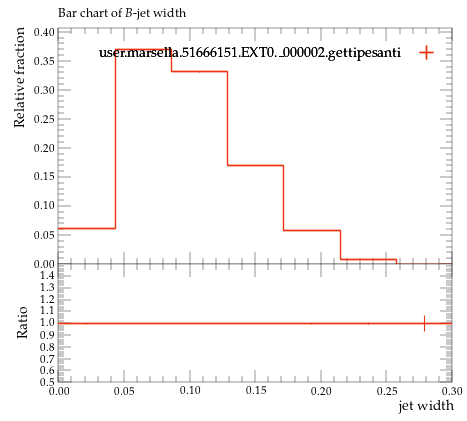

Generate this figure with Python:
#! /usr/bin/env python

# This Python script was auto-generated using YODA v2.0.2.
# Analysis object: /MC_HFDECAYS/width_B_jet
# Timestamp: 24-07-2026 (16:40:06)

import matplotlib as mpl
import matplotlib.pyplot as plt
mpl.use('Agg') # comment out for interactive use
import os
import numpy as np

plotDir = os.path.split(os.path.realpath(__file__))[0]
if 'YODA_USER_PLOT_PATH' in globals():
    plot_outdir = globals()['YODA_USER_PLOT_PATH']
else:
    plot_outdir = plotDir

#plot style
plt.style.use(os.path.join(plotDir, '../default.mplstyle'))
# plot metadata
figW, figH = plt.rcParams['figure.figsize']
ax_xLabel = r'jet width'
ax_yLabel = r'Relative fraction'
ax_title  = r'Bar chart of $B$-jet width'
ax_xScale = 'linear'
ax_yScale = 'linear'
xLims = (0.0, 0.3)
yLims = (0.0, 0.40672962)

# TeX-friendly labels for the legend
labels = {
    'legend' : ([ r"user.marsella.51666151.EXT0.\_000002.gettipesanti" ], r""),
}

# Adjust canvas width and height
canvasW = 10.0
canvasH = 9.0
figW *= canvasW/10.
figH *= canvasH/9.

# Create figure and axis objects
fig, (ax, ratio0_ax) = plt.subplots(2, 1, sharex=True,
                  figsize=(figW,figH), gridspec_kw={'height_ratios': (6.0, 3.0)})

# Set figure margins
plt.subplots_adjust(
    left   = 1.0 * plt.rcParams['figure.subplot.left'],
    right  = 1.0 * plt.rcParams['figure.subplot.right'],
    top    = 1.0 * plt.rcParams['figure.subplot.top'],
    bottom = 1.0 * plt.rcParams['figure.subplot.bottom'])

ratio0_ax.yaxis.set_major_locator(mpl.ticker.MultipleLocator(0.1))
ratio0_ax.set_ylim(0.5, 1.4999)
ratio0_ax.set_ylabel('Ratio')

# the numerical data is stored in a separate file
dataf = dict()
prefix = os.path.split(__file__)[0]
if prefix:    prefix = prefix + '/'
exec(open(prefix+'width_B_jet__data.py').read(), dataf)


legend_handles = dict() # keep track of handles for the legend

# style options for curves
# starts at zorder>=5 to draw curve on top of legend
styles = {
  'user.marsella.51666151.EXT0._000002.gettipesanti.yoda.gz': {
    'color' : '#EE3311',
    'linestyle' : '-',
    'linewidth' : 1,
    'marker' : 'none',
    'markersize' : 2,
    'capsize' : 0.0,
    'zorder' : 5,
    'histstyle' : 1,
    'drawstyle' : 'steps-pre',
    'xerrorbars' : 1,
    'yerrorbars' : 1,
    'fillcolor' : None,
    'fillopacity' : 1.0,
    'ratio0_linestyle' : '-',
    'ratio0_linewidth' : 1,
    'ratio0_marker' : 'none',
    'ratio0_markersize' : 2,
    'ratio0_capsize' : 0.0,
    'ratio0_zorder' : 5,
    'ratio0_histstyle' : 1,
    'ratio0_drawstyle' : 'steps-pre',
    'ratio0_xerrorbars' : 1,
    'ratio0_yerrorbars' : 1,
  },
}

# curve from input yoda files in main panel
for label, yvals in dataf['yvals'].items():
    if all(np.isnan(v) for v in dataf['yvals'][label]):
        continue
    tmp = None
    if styles[label]['histstyle']: # draw as histogram
        xpos = dataf['xedges'][label] if styles[label]['drawstyle'] else dataf['xpoints'][label]
        ypos = np.insert(yvals, 0, yvals[0]) if styles[label]['drawstyle'] else yvals
        if styles[label]['fillcolor']: # fill area below curve
            ax.fill_between(xpos, ypos, step='pre',
                            color=styles[label]['fillcolor'],
                            alpha=styles[label]['fillopacity'])
        tmp, = ax.plot(xpos, ypos,
                       color=styles[label]['color'],
                       linestyle=styles[label]['linestyle'],
                       linewidth=styles[label]['linewidth'],
                       drawstyle=styles[label]['drawstyle'], solid_joinstyle='miter',
                       zorder=styles[label]['zorder'], label=label)
    tmp = ax.errorbar(dataf['xpoints'][label], yvals,
                      xerr=np.array(dataf['xerrs'][label])*styles[label]['xerrorbars'],
                      yerr=np.array(dataf['yerrs'][label])*styles[label]['yerrorbars'],
                      fmt=styles[label]['marker'], capsize=styles[label]['capsize'],
                      markersize=styles[label]['markersize'],
                      ecolor=styles[label]['color'],
                      color=styles[label]['color'], zorder=styles[label]['zorder'])
    tmp[-1][0].set_linestyle(styles[label]['linestyle'])
    tmp[-1][0].set_linewidth(styles[label]['linewidth'])
    if label in dataf['add_legend_handle']:  legend_handles[label] = tmp
    for varLabel in dataf['variation_yvals'].keys():
        if varLabel.startswith(label):
            tmp, = ax.plot(dataf['xedges'][label], dataf['variation_yvals'][varLabel],
                           color=styles[label]['color'],
                           linestyle=styles[label]['linestyle'],
                           linewidth=styles[label]['linewidth'],
                           drawstyle='steps-pre', solid_joinstyle='miter',
                           zorder=styles[label]['zorder'], alpha=0.5)


# plots on ratio panel
# curve from input yoda files in ratio panel
for label, yvals in dataf['ratio0_yvals'].items():
    if all(np.isnan(v) for v in yvals):
        continue
    if styles[label]['ratio0_histstyle']: # plot as histogram
        xpos = dataf['xedges']['user.marsella.51666151.EXT0._000002.gettipesanti.yoda.gz'] if styles[label]['ratio0_drawstyle'] else dataf['xpoints']['user.marsella.51666151.EXT0._000002.gettipesanti.yoda.gz']
        ypos = np.insert(yvals, 0, yvals[0]) if styles[label]['ratio0_drawstyle'] else yvals
        ratio0_ax.plot(xpos, ypos,
                       color=styles[label]['color'],
                       linewidth=styles[label]['linewidth'],
                       linestyle=styles[label]['ratio0_linestyle'],
                       drawstyle=styles[label]['ratio0_drawstyle'], zorder=styles[label]['zorder'],
                       solid_joinstyle='miter')
    tmp = ratio0_ax.errorbar(dataf['xpoints']['user.marsella.51666151.EXT0._000002.gettipesanti.yoda.gz'], yvals,
                             xerr=np.array(dataf['ref_xerrs'])*styles[label]['ratio0_xerrorbars'],
                             yerr=np.array(dataf['ratio0_yerrs'][label])*styles[label]['ratio0_yerrorbars'],
                             fmt=styles[label]['ratio0_marker'], capsize=styles[label]['ratio0_capsize'],
                             markersize=styles[label]['ratio0_markersize'],
                             ecolor=styles[label]['color'],
                             color=styles[label]['color'])
    tmp[-1][0].set_linestyle(styles[label]['ratio0_linestyle'])
    tmp[-1][0].set_linewidth(styles[label]['ratio0_linewidth'])

    for varlabel in dataf['ratio0_variation_vals'].keys():
        if varlabel.startswith(label):
            ratio0_ax.plot(dataf['xedges']['user.marsella.51666151.EXT0._000002.gettipesanti.yoda.gz'],
                            dataf['ratio0_variation_vals'][varlabel],
                            color=styles[label]['color'],
                            linestyle=styles[label]['linestyle'],
                            linewidth=styles[label]['linewidth'],
                            drawstyle='steps-pre', solid_joinstyle='miter',
                            zorder=1, alpha=0.5)

legend_items = list(legend_handles.values())
ax.add_artist(ax.legend(legend_items,
                        labels['legend'][0],
                        title=labels['legend'][1],
                        alignment='right',
                        loc='upper right',
                        bbox_to_anchor=(1.0, 0.97),markerfirst=False))

# set plot metadata as defined above
ratio0_ax.set_xlabel(ax_xLabel)
ratio0_ax.xaxis.set_label_coords(1., -0.15)
ax.set_ylabel(ax_yLabel, ha='right', va='top')
ax.yaxis.set_label_coords(-0.11, 1.0)
ax.set_title(ax_title, loc='left')
ax.set_xscale(ax_xScale)
ax.set_yscale(ax_yScale)
ax.set_xlim(xLims)
ax.set_ylim(yLims)

# tick formatting
plt.rcParams['xtick.top'] = True
plt.rcParams['ytick.right'] = True
fig.align_ylabels((ax, ratio0_ax))
plt.savefig(os.path.join(plot_outdir, 'width_B_jet.pdf'), format='PDF')
plt.savefig(os.path.join(plot_outdir, 'width_B_jet.png'), format='PNG')

plt.close(fig)
